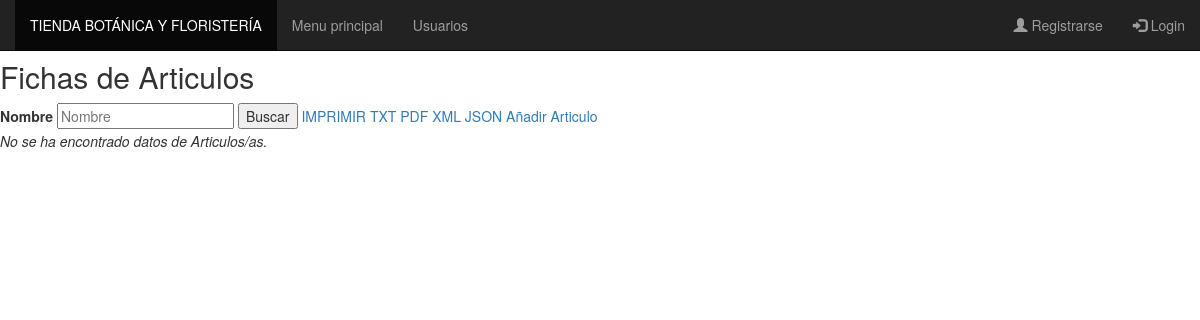
/admin/productos/index.php?limit=3&page=2, run on an earlier commit of the app's database.
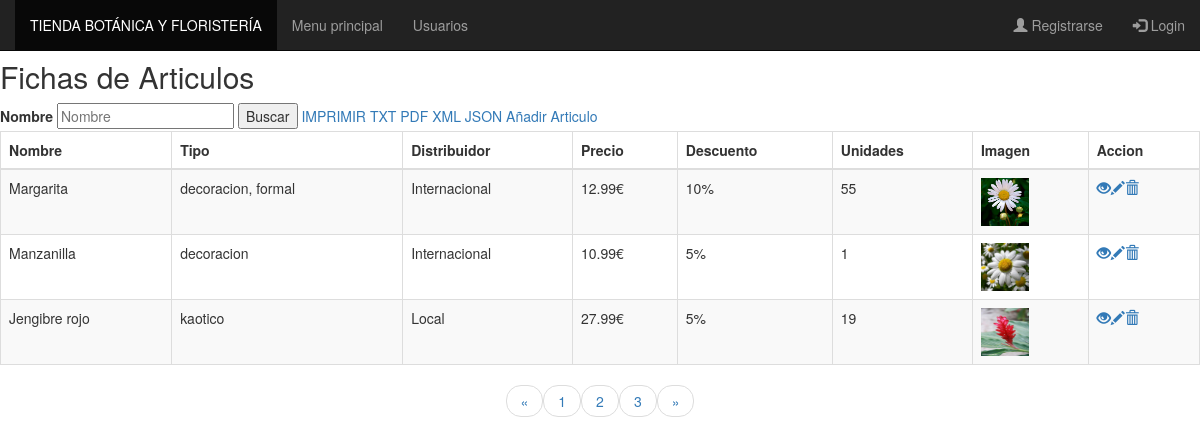
And on a later commit of the database.
### tables this page shows
CREATE TABLE `articulos` (
  `id` int(11) NOT NULL,
  `nombre` text NOT NULL,
  `tipo` text NOT NULL,
  `distribuidor` text NOT NULL,
  `precio` text NOT NULL,
  `descuento` text NOT NULL,
  `unidades` text NOT NULL,
  `imagen` text NOT NULL
);

### admin/productos/index.php (called while the page is built, shortened)
<?php require_once VIEW_PATH."productos/cabecera.php"; ?>
<?php require_once VIEW_PATH."productos/lista_articulos.php"; ?>

### admin/productos/lista_articulos.php (called while the page is built)
<?php
require_once VIEW_PATH. "productos/admin_articulos.php";
?>

### controladores/ControladorBD.php (called while the page is built, shortened)
<?php
class ControladorBD {
    private $servername = "localhost";
    private $username = "root";
    private $password = "";
    private $dbname = "tienda2020";
    private $server ="mysql";
    private $bd;
    static private $instancia = null;
    public static function getControlador() {
        if (self::$instancia == null) {
            self::$instancia = new ControladorBD();
        }
        return self::$instancia;
    }
    public function abrirBD() {
        try {
            $this->bd = new PDO($this->server.":host=$this->servername;dbname=$this->dbname", $this->username, $this->password);
            $this->bd->setAttribute(PDO::ATTR_ERRMODE, PDO::ERRMODE_EXCEPTION);
        } catch (PDOException $e) {
            die("conexión fallida " . $e->getMessage());
        }
    }
    public function cerrarBD() {
        $this->bd = null;
    }
    public function consultarBD($consulta, $parametros=null){
        if($parametros!=null)
            return $this->consultarBDParametros($consulta,$parametros);
        else
            return $this->consultarBDDirecta($consulta);
    }
    private function consultarBDParametros($consulta, $parametros) {
        $this->st = $this->bd->prepare($consulta);
        $this->st->execute($parametros);
        return $this->st;
    }
}

### modelos/articulo.php (called while the page is built, shortened)
<?php
class Articulo {
    private $id;
    private $nombre;
    private $tipo;
    private $distribuidor;
    private $precio;
    private $descuento;
    private $unidades;
    private $imagen;
    public function __construct($id, $nombre, $tipo, $distribuidor, $precio, $descuento, $unidades, $imagen) {
        $this->id = $id;
        $this->nombre = $nombre;
        $this->tipo = $tipo;
        $this->distribuidor = $distribuidor;
        $this->precio = $precio;
        $this->descuento = $descuento;
        $this->unidades = $unidades;
        $this->imagen = $imagen;
    }
    function getid() {
        return $this->id;
    }
    function getnombre() {
        return $this->nombre;
    }
    function getTipo() {
        return $this->tipo;
    }
    function getDistribuidor() {
        return $this->distribuidor;
    }
    function getPrecio() {
        return $this->precio;
    }
    function getDescuento() {
        return $this->descuento;
    }
    function getUnidades() {
        return $this->unidades;
    }
    function getimagen() {
        return $this->imagen;
    }
}
?>

### utilidades/funciones.php (called while the page is built, shortened)
<?php
function encode($str){
    return urlencode(base64_encode($str));
}

### admin/productos/admin_articulos.php (the view, shortened to what this page needs)
<h2>Fichas de Articulos</h2>
<form action="<?php echo htmlspecialchars($_SERVER["PHP_SELF"]); ?>" method="post" id="no_imprimir">
    <label for="articulos">Nombre</label>
    <input type="text" id="buscar" name="articulos" placeholder="Nombre">
    <button type="submit">Buscar</button>
    <a href="javascript:window.print()"> IMPRIMIR</a>
    <a href="/iaw/tienda2020/utilidades/descargar_pro.php?opcion=TXT" target="_blank"> TXT</a>
    <a href="/iaw/tienda2020/utilidades/descargar_pro.php?opcion=PDF" target="_blank"> PDF</a>
    <a href="/iaw/tienda2020/utilidades/descargar_pro.php?opcion=XML" target="_blank"> XML</a>
    <a href="/iaw/tienda2020/utilidades/descargar_pro.php?opcion=JSON" target="_blank"> JSON</a>
    <a href="create_articulos.php"> Añadir Articulo</a>
</form>
<?php
require_once CONTROLLER_PATH . "ControladorArticulo.php";
require_once CONTROLLER_PATH . "Paginador.php";
require_once UTILITY_PATH . "funciones.php";
if (!isset($_POST["articulo"])) {
    $nombre = "";
} else {
    $nombre = filtrado($_POST["articulo"]);
}
$pagina = (isset($_GET['page'])) ? $_GET['page'] : 1;
$enlaces = (isset($_GET['enlaces'])) ? $_GET['enlaces'] : 10;
$consulta = "SELECT * FROM articulos WHERE nombre LIKE :nombre  order by nombre desc";
$parametros = array(':nombre' => "%" . $nombre . "%");
$limite = 3;
$paginador  = new Paginador($consulta, $parametros, $limite);
$resultados = $paginador->getDatos($pagina);
if (count($resultados->datos) > 0) {
    echo "<table class='table table-bordered table-striped'>";
    echo "<thead>";
    echo "<tr>";
    echo "<th>Nombre</th>";
    echo "<th>Tipo</th>";
    echo "<th>Distribuidor</th>";
    echo "<th>Precio</th>";
    echo "<th>Descuento</th>";
    echo "<th>Unidades</th>";
    echo "<th>Imagen</th>";
    echo "<th>Accion</th>";
    echo "</tr>";
    echo "</thead>";
    echo "<tbody>";
    foreach ($resultados->datos as $a) {
        $Articulo = new Articulo($a->id, $a->nombre, $a->tipo, $a->distribuidor, $a->precio, $a->descuento, $a->unidades,  $a->imagen);
        echo "<tr>";
            echo "<td>" . $Articulo->getnombre() . "</td>";
            echo "<td>" . $Articulo->getTipo() . "</td>";
            echo "<td>" . $Articulo->getDistribuidor() . "</td>";
            echo "<td>" . $Articulo->getPrecio() . "€</td>";
            echo "<td>" . $Articulo->getDescuento() . "</td>";
            echo "<td>" . $Articulo->getUnidades() . "</td>";
            echo "<td><img src='/iaw/tienda2020/imagenes/" . $Articulo->getimagen() . "' width='48px' height='48px'></td>";
            echo "<td>";
                echo "<a href='/iaw/tienda2020/admin/productos/read_articulo.php?id=" . encode($Articulo->getid()) . "' title='Ver Articulo AQUI' data-toggle='tooltip'><span class='glyphicon glyphicon-eye-open'></span></a>";
                echo "<a href='/iaw/tienda2020/admin/productos/update_articulo.php?id=" . encode($Articulo->getid()) . "' title='Actualizar Articulo AQUI' data-toggle='tooltip'><span class='glyphicon glyphicon-pencil'></span></a>";
                echo "<a href='/iaw/tienda2020/admin/productos/delete_articulos.php?id=" . encode($Articulo->getid()) . "' title='Borrar Articulo' data-toggle='tooltip'><span class='glyphicon glyphicon-trash'></span></a>";
            echo "</td>";
        echo "</tr>";
    }
    echo "</tbody>";
    echo "</table>";
    echo "<ul class='pager' id='no_imprimir'>";
    echo $paginador->crearLinks($enlaces);
    echo "</ul>";
} else {
    echo "<p><em>No se ha encontrado datos de Articulos/as.</em></p>";
}
?>
<br><br><br>

### admin/productos/cabecera.php (shortened to what this page needs)
<!DOCTYPE html>
<html lang="es">
    <head>
        <link rel="stylesheet" href="https://maxcdn.bootstrapcdn.com/bootstrap/3.3.7/css/bootstrap.css">
    </head>
    <body>
<?php require_once "navbar.php"; ?>

### admin/productos/navbar.php
<nav class="navbar navbar-inverse navbar-fixed-top">
  <div class="container-fluid">
    <ul class="nav navbar-nav">
      <li class="active"><a href=<?php echo "index.php"; ?>>TIENDA BOTÁNICA Y FLORISTERÍA</a></li>
    <li><a href="/iaw/tienda2020/admin/administracion.php">Menu principal</a></li>
    <li><a href="/iaw/tienda2020/admin/usuarios/listado.php">Usuarios</a></li>
    </ul>
      <ul class="nav navbar-nav navbar-right">
        <?php
          if(!isset($_SESSION['USUARIO']['email'])){
            echo '<li><a href="#"><span class="glyphicon glyphicon-user"></span> Registrarse</a></li>';
            echo '<li><a href="/iaw/tienda2020/vistas/login.php"><span class="glyphicon glyphicon-log-in"></span> Login</a></li>';
          }else{
            echo '<li><a href="#"><span class="glyphicon glyphicon-user"></span> '.$_SESSION['USUARIO']['email'].'</a></li>';
            echo '<li><a href="/iaw/tienda2020/vistas/login.php"><span class="glyphicon glyphicon-log-out"></span> Salir</a></li>';
          }
        ?>
    </ul>
  </div>
</nav>
<br><br>

### controladores/Paginador.php (shortened to what this page needs)
<?php
require_once CONTROLLER_PATH . "ControladorBD.php";
class Paginador {
    private $limite = 5;
    private $pagina;
    private $consulta;
    private $parametros;
    private $total;
    private $bd;
    public function __construct($consulta, $parametros, $limite) {
        $this->limite = $limite;
        $this->consulta = $consulta;
        $this->parametros = $parametros;
        $this->bd = ControladorBD::getControlador();
        $this->bd->abrirBD();
        $this->res = $this->bd->consultarBD($consulta, $parametros);
        $this->filas=$this->res->fetchAll(PDO::FETCH_OBJ);
        $this->total = count($this->filas);
        $this->bd->cerrarBD();
    }
    public function getDatos($p) {
        $this->pagina = $p;
        $inicio = ( $this->pagina - 1 ) * $this->limite;
        if ($inicio > ($this->total - $this->limite)) {
              $this->pagina = $this->pagina - 1;
        }
        $result = new stdclass();
        $result->pagina = $this->pagina;
        $result->limite = $this->limite;
        $result->total = $this->total;
        $result->datos = Array();
        if($inicio>=0){
            $consultar = $this->consulta . ' limit ' . $inicio . ',' . $this->limite;
            $this->bd->abrirBD();
            $this->res = $this->bd->consultarBD($consultar,$this->parametros);
            $respuesta = $this->res->fetchAll(PDO::FETCH_OBJ);
            foreach ($respuesta as $dato) {
                $result->datos[] = $dato;
            }
            $this->bd->cerrarBD();
        }
        return $result;
    }
    public function crearLinks($enlaces) {
        $ultimo = ceil($this->total / $this->limite);
        $comienzo = (($this->pagina - $enlaces) > 0) ? $this->pagina - $enlaces : 1;
        $fin = (($this->pagina + $enlaces ) < $ultimo) ? $this->pagina + $enlaces : $ultimo;
        $clase = ($this->pagina == 1) ? "" : "";
        $html = '<li class="' . $clase . '"><a href="?limit=' . $this->limite . '&page=' . ($comienzo) . '">&laquo;</a></li>';
        for ($i = $comienzo; $i <= $fin; $i++) {
            $clase = ( $this->pagina == $i ) ? "active" : "";
            $html .= '<li class="' . $clase . '"><a href="?limit=' . $this->limite . '&page=' . $i . '">' . $i . '</a></li>';
        }
        $clase = ( $this->pagina == $fin ) ? "disabled" : "enabled";
        $html .= '<li class="' . $clase . '"><a href="?limit=' . $this->limite . '&page=' . ($fin) . '">&raquo;</a></li>';
        return $html;
    }
}

What changed in the data, as far as the page shows it:
added articulos: nombre "Margarita", tipo "decoracion, formal", distribuidor "Internacional", precio "12.99", descuento "10%", unidades "55", imagen (picture)
now on this page (row edited): articulos: nombre "Manzanilla", tipo "decoracion", distribuidor "Internacional", precio "10.99", descuento "5%", unidades "1", imagen (picture)
added articulos: nombre "Jengibre rojo", tipo "kaotico", distribuidor "Local", precio "27.99", descuento "5%", unidades "19", imagen (picture)
Also different on the page:
text no longer shown: "No se ha encontrado datos de Articulos/as."
text now shown: "Nombre Tipo Distribuidor Precio Descuento Unidades Imagen Accion « »"
new list line: "1"
new list line: "2"
new list line: "3"
